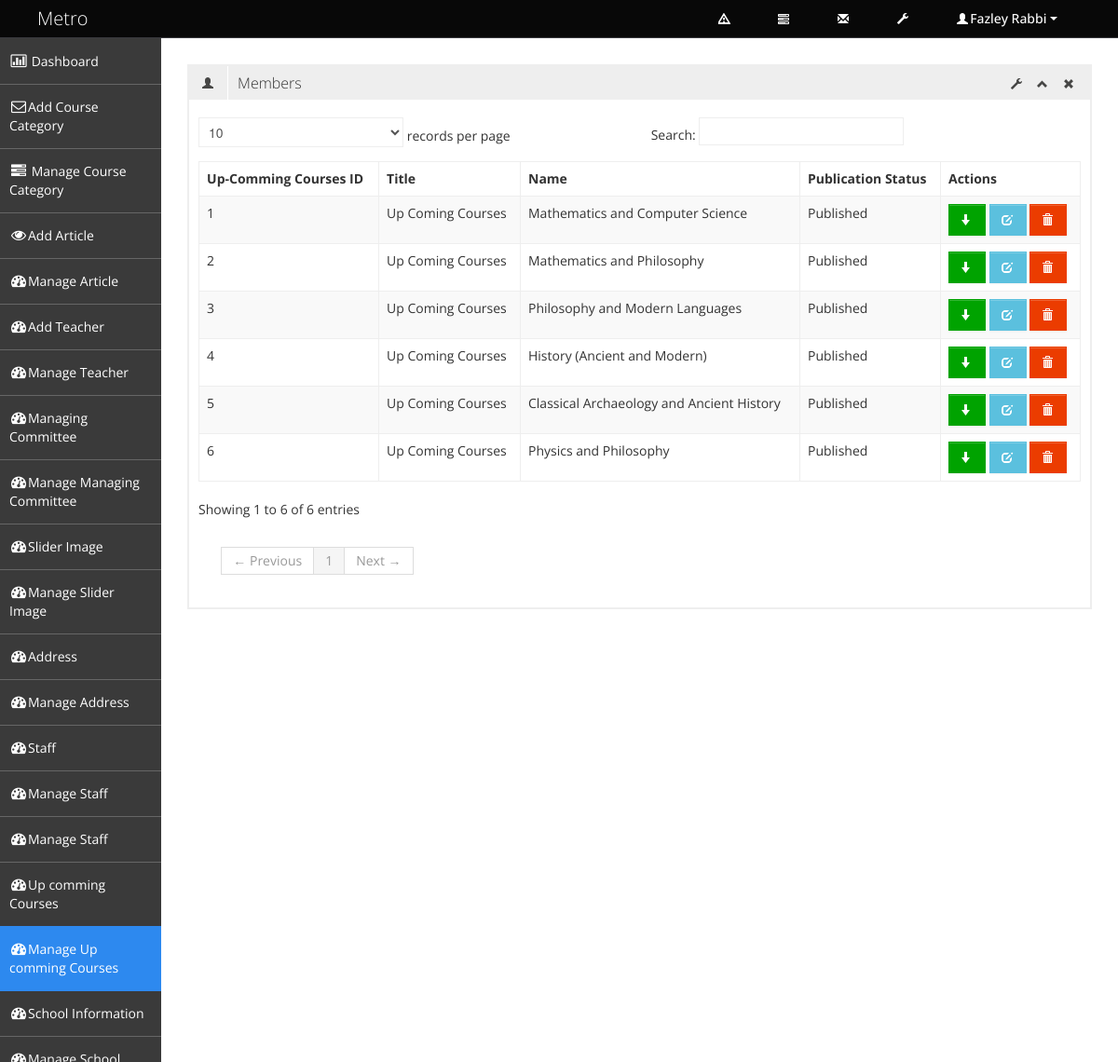
Page /admin/manage_up_comming_courses.php (signed in) on the committed database.
### tables this page shows
CREATE TABLE IF NOT EXISTS `tbl_upcomming_courses` (
  `upcomming_courses_id` int(3) NOT NULL AUTO_INCREMENT,
  `title` varchar(100) NOT NULL,
  `name` varchar(256) NOT NULL,
  `publication_status` tinyint(1) NOT NULL,
  PRIMARY KEY (`upcomming_courses_id`)
);

### admin/manage_up_comming_courses.php (called while the page is built, shortened)
<?php
include './admin_master.php';

### classes/super_admin.php (called while the page is built, shortened)
<?php
class Super_admin {
    protected $db_connect;
    public function __construct() {
        $host_name = 'localhost';
        $user_name = 'root';
        $password = 'wamp';
        $db_name = 'db_school_manage_system';
        $this->db_connect = mysqli_connect($host_name, $user_name, $password, $db_name);
    }
    public function select_all_upcomming_courses() {
        $sql = "SELECT * FROM tbl_upcomming_courses";
        if (mysqli_query($this->db_connect, $sql)) {
            $query_result = mysqli_query($this->db_connect, $sql);
            return $query_result;
        } else {
            die('Query Problem' . mysqli_error($this->db_connect));
        }
    }
}

### admin/pages/manage_up_comming_courses_content.php (the view, shortened to what this page needs)
<?php
$query_result = $obj_sup_admin->select_all_upcomming_courses();
?>
<div class="row-fluid sortable">
    <div class="box span12">
        <div class="box-header" data-original-title>
            <h2><i class="halflings-icon user"></i><span class="break"></span>Members</h2>
            <div class="box-icon">
                <a href="#" class="btn-setting"><i class="halflings-icon wrench"></i></a>
                <a href="#" class="btn-minimize"><i class="halflings-icon chevron-up"></i></a>
                <a href="#" class="btn-close"><i class="halflings-icon remove"></i></a>
            </div>
        </div>
        <div class="box-content">
            <table class="table table-striped table-bordered bootstrap-datatable datatable">
                <thead>
                    <tr>
                        <th>Up-Comming Courses ID</th>
                        <th>Title</th>
                        <th>Name</th>
                        <th>Publication Status</th>
                        <th>Actions</th>
                    </tr>
                </thead>
                <tbody>
                    <?php while ($upcomming_courses_info = mysqli_fetch_assoc($query_result)) { ?>
                        <tr>
                            <td><?php echo $upcomming_courses_info['upcomming_courses_id']; ?></td>
                            <td class="center"><?php echo $upcomming_courses_info['title']; ?></td>
                            <td class="center"><?php echo $upcomming_courses_info['name']; ?></td>
                            <td class="center">
                                <?php
                                if ($upcomming_courses_info['publication_status'] == 1) {
                                    echo 'Published';
                                } else {
                                    echo 'Unpublished';
                                }
                                ?>
                            </td>
                            <td class="center">
                                <?php if ($upcomming_courses_info['publication_status'] == 1) { ?>
                                    <a class="btn btn-success" href="?status=unpublished&&id=<?php echo $upcomming_courses_info['upcomming_courses_id']; ?>" title="Unpublished">
                                        <i class="halflings-icon white arrow-down"></i>
                                    </a>
                                <?php } else { ?>
                                    <a class="btn btn-danger" href="?status=published&&id=<?php echo $upcomming_courses_info['upcomming_courses_id']; ?>" title="Published">
                                        <i class="halflings-icon white arrow-up"></i>
                                    </a>
                                <?php } ?>
                                <a class="btn btn-info" href="edit_upcomming_courses.php?id=<?php echo $upcomming_courses_info['upcomming_courses_id']; ?>" title="Edit">
                                    <i class="halflings-icon white edit"></i>
                                </a>
                                <a class="btn btn-danger" href="?status=delete&&id=<?php echo $upcomming_courses_info['upcomming_courses_id']; ?>" title="Delete" onclick="return check_delete_info();">
                                    <i class="halflings-icon white trash"></i>
                                </a>
                            </td>
                        </tr>
                    <?php } ?>
                </tbody>
            </table>
        </div>
    </div>
</div>

### assets/admin_assets/css/style.css (style rules this page uses)
body { background: #F5F5F5; color: #333; border: none; font-family: 'Open Sans', sans-serif; font-weight: 400; }
h2 { font-size: 16px; line-height: 16px; }
.box { border: 2px solid #eee; background: #fff !important; margin-bottom: 28px; }
.box-header { height: 16px; font-size: 16px; line-height: 16px; padding: 10px; background: #eee; -webkit-box-shadow: none; -moz-box-shadow: none; box-shadow: none; overflow: hidden; }
.box-header h2 { float:left; margin-top: 0px; font-weight: 300; }
.box-header h2 i { margin: 0px 3px 0px 4px; opacity: .8; filter: alpha(opacity=80); -ms-filter:"progid:DXImageTransform.Microsoft.Alpha(Opacity=80)"; }
.box-header .box-icon { float:right; margin-top: 1px; }
.box-header .box-icon i { -webkit-transition: all 0.1s ease-in-out; -moz-transition: all 0.1s ease-in-out; -o-transition: all 0.1s ease-in-out; -ms-transition: all 0.1s ease-in-out; transition: all 0.1s ease-in-out; opacity: .8; filter: alpha(opacity=80); -ms-filter:"progid:DXImageTransform.Microsoft.Alpha(Opacity=80)"; }
.box-header .box-icon a { margin: 0px 5px; }
.box-content { position: relative; z-index: 50; margin-top: -1px; padding: 10px; background: #fff !important; }
.btn { display: inline-block; padding: 6px 12px; margin-bottom: 0; font-size: 14px; font-weight: 500; line-height: 20px; text-align: center; white-space: nowrap; vertical-align: middle; cursor: pointer; border: 1px solid #a7a9aa; -webkit-border-radius: 0px !important; border-radius: 0px !important; }
.btn i { margin-top: 2px; }
.btn { color: #ffffff; background-color: #a7a9aa; border-color: #a7a9aa; background-image: none; filter: none; text-shadow: none; }
.btn-danger { background-color: #EB3C00; border-color: #EB3C00; }
.btn-success { background-color: #00A300; border-color: #00A300; }
.btn-info { background-color: #5bc0de; border-color: #5bc0de; }
.table th, .table td { border-top: 1px solid #eee; }
.table-bordered { border-color: #eee; -webkit-border-radius: 0px !important; -moz-border-radius: 0px !important; border-radius: 0px !important; }
.table-bordered th, .table-bordered td { border-left: 1px solid #eee; }
.table-bordered thead:first-child tr:first-child > th:first-child, .table-bordered tbody:first-child tr:first-child > td:first-child, .table-bordered tbody:first-child tr:first-child > th:first-child { -webkit-border-radius: 0px !important; -moz-border-radius: 0px !important; border-radius: 0px !important; }
.table-bordered thead:first-child tr:first-child > th:last-child, .table-bordered tbody:first-child tr:first-child > td:last-child, .table-bordered tbody:first-child tr:first-child > th:last-child { -webkit-border-radius: 0px !important; -moz-border-radius: 0px !important; border-radius: 0px !important; }
.table-bordered thead:last-child tr:last-child > th:first-child, .table-bordered tbody:last-child tr:last-child > td:first-child, .table-bordered tbody:last-child tr:last-child > th:first-child, .table-bordered tfoot:last-child tr:last-child > td:first-child, .table-bordered tfoot:last-child tr:last-child > th:first-child { -webkit-border-radius: 0px !important; -moz-border-radius: 0px !important; border-radius: 0px !important; }
.table-bordered thead:last-child tr:last-child > th:last-child, .table-bordered tbody:last-child tr:last-child > td:last-child, .table-bordered tbody:last-child tr:last-child > th:last-child, .table-bordered tfoot:last-child tr:last-child > td:last-child, .table-bordered tfoot:last-child tr:last-child > th:last-child { -webkit-border-radius: 0px !important; -moz-border-radius: 0px !important; border-radius: 0px !important; }

### assets/admin_assets/css/halflings.css (style rules this page uses)
html, html .halflings { -webkit-font-smoothing: antialiased !important; }
.halflings-icon { display: inline-block; width: 14px; height: 14px; line-height: 14px; vertical-align: text-top; background-image: url(../img/glyphicons_halflings.svg); background-position: 0 0; background-repeat: no-repeat; vertical-align: top; *display: inline; *zoom: 1; *margin-right: .3em; }
.halflings-icon.white { background-image: url(../img/glyphicons_halflings-white.svg); }
.halflings-icon.user { background-position: -168px 0; }
.halflings-icon.remove { background-position: -312px 0; }
.halflings-icon.trash { background-position: -456px 0; }
.halflings-icon.edit { background-position: -96px -72px; }
.halflings-icon.arrow-down { background-position: -312px -96px; }
.halflings-icon.chevron-up { background-position: -288px -120px; }
.halflings-icon.wrench { background-position: -360px -144px; }

### rows in the picture
tbl_upcomming_courses: upcomming_courses_id "1", title "Up Coming Courses", name "Mathematics and Computer Science", publication_status "Published"
tbl_upcomming_courses: upcomming_courses_id "2", title "Up Coming Courses", name "Mathematics and Philosophy", publication_status "Published"
tbl_upcomming_courses: upcomming_courses_id "3", title "Up Coming Courses", name "Philosophy and Modern Languages", publication_status "Published"
tbl_upcomming_courses: upcomming_courses_id "4", title "Up Coming Courses", name "History (Ancient and Modern)", publication_status "Published"
tbl_upcomming_courses: upcomming_courses_id "5", title "Up Coming Courses", name "Classical Archaeology and Ancient History", publication_status "Published"
tbl_upcomming_courses: upcomming_courses_id "6", title "Up Coming Courses", name "Physics and Philosophy", publication_status "Published"

### other values in the picture
$_SESSION['admin_name'] "Fazley Rabbi"
